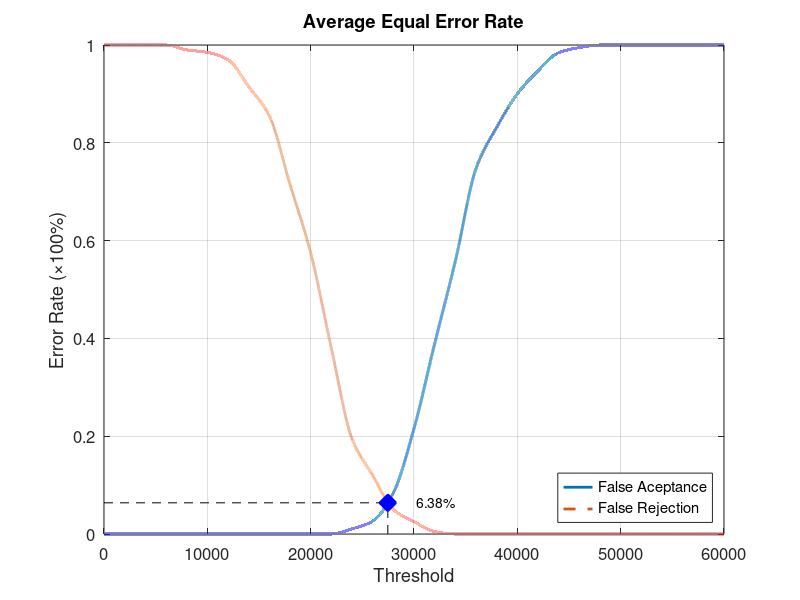
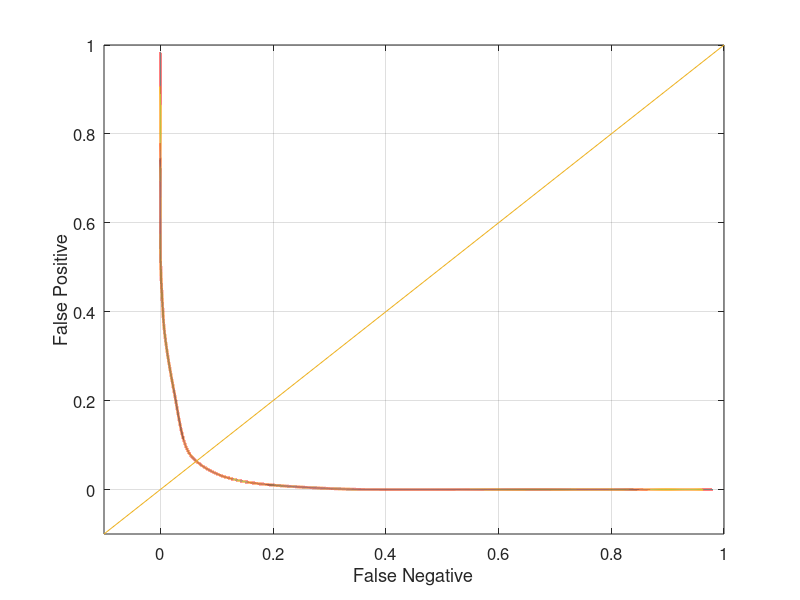

MATLAB code for these plots, in order:
function yEER = Database3_1
close all;
clear;
clc;
x = 0:2000:60000;
xq = 0:0.5:60000;

y0 = [0 0 0 0 0 0 0 0 0 0 0 0 0.0105263 0.0263158 0.0842105 0.215789 0.389474 0.557895 0.747368 0.831579 0.9 0.947368 0.984211 0.994737 1 1 1 1 1 1 1];
yy0 = interp1(x, y0, xq, 'pchip');
y1 = [1 1 1 1 0.99 0.985 0.97 0.915 0.855 0.715 0.575 0.38 0.195 0.12 0.05 0.025 0.005 0 0 0 0 0 0 0 0 0 0 0 0 0 0];
yy1 = interp1(x, y1, xq, 'pchip');

% Calculating EER: 
y2 = abs(y0 - y1);
find(y2 == min(y2))
yy2 = abs(yy0 - yy1);
xEER = find(yy2 == min(yy2));
xEERIndex = xq(xEER) % X-axis EER
yEER = yy0(xEER) % Y-axis EER

main = figure
plot(xq, yy0,'-','LineWidth', 2);	hold on
plot(xq, yy1,'--','LineWidth', 2);	hold on
plot([xEERIndex xEERIndex], [0 yEER], 'k--');	hold on
plot([0 xEERIndex], [yEER yEER], 'k--');	hold on
plot(xEERIndex, yEER, 'bx', 'LineWidth', 10);	hold on
text(xEERIndex + 10 * xEERIndex / 100, yEER, [num2str(round((10000 * yEER)) / 100) '%'])
legend('False Aceptance', 'False Rejection', 'Location', 'SouthEast')
xlabel('Threshold')
ylabel('Error Rate (\times100%)')
title('Average Equal Error Rate')
set(gca, 'FontSize', 12)
axis([0 60000 0 1])
grid on

print(main, 'Database3_1Main', '-dpng');
FNRxFPR = figure('Color', [1 1 1]);
plot(yy1, yy0, '-', yy1, yy0, 'LineWidth', 2);
hold on
y = -0.1:0.1:1
plot(y, y); 
set(gca, 'FontSize', 12)
xlabel('False Negative')
ylabel('False Positive')
axis([-0.1 1 -0.1 1])
set(gca, 'FontSize', 12)
grid on

print(FNRxFPR, 'Database3_1FNRxFPR','-dpng');
end
